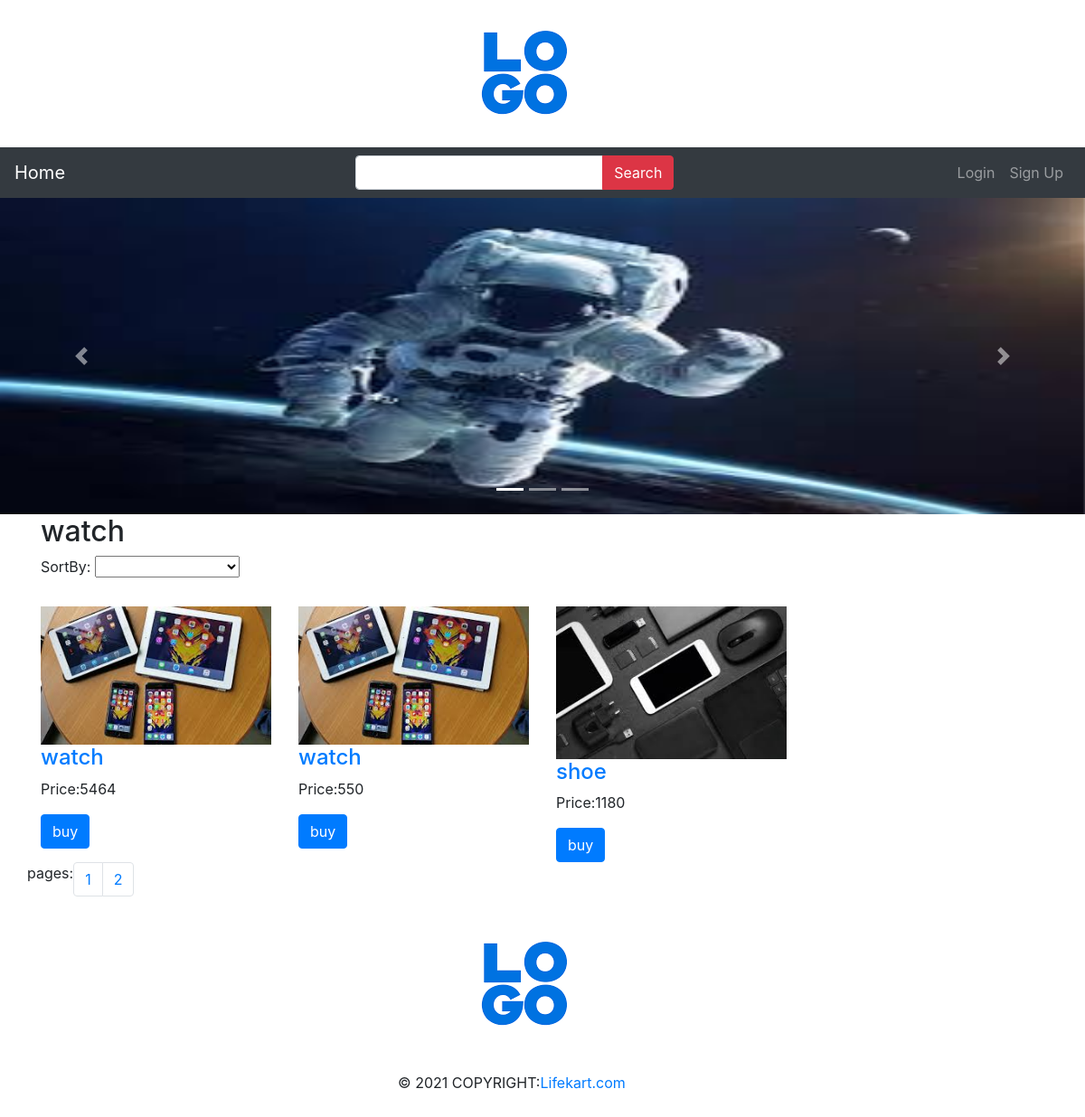
/User_login/category.php?page=category&id=7, run on the app's committed database.
### tables this page shows
CREATE TABLE `slider` (
  `id` int NOT NULL,
  `imageName` varchar(255) NOT NULL,
  `link` varchar(255) NOT NULL
);

CREATE TABLE `category_info` (
  `id` int NOT NULL,
  `CName` varchar(255) NOT NULL,
  `image` varchar(255) NOT NULL,
  `description` varchar(255) NOT NULL,
  `create_at` date NOT NULL,
  `update_at` date NOT NULL
);

CREATE TABLE `Product_info` (
  `Id` int NOT NULL,
  `pname` varchar(255) NOT NULL,
  `category` int NOT NULL,
  `SKU` int NOT NULL,
  `image` varchar(255) NOT NULL,
  `price` int NOT NULL,
  `description` varchar(255) NOT NULL,
  `video` varchar(255) NOT NULL,
  `qty` int NOT NULL,
  `Status` varchar(255) NOT NULL,
  `create_at` date NOT NULL,
  `update_at` date NOT NULL
);

### User_login/class.php (called while the page is built, shortened)
<?php
class database {
     function __construct() {
        $this->con = mysqli_connect(self::host,self::user,self::pass);
        $this->db =mysqli_select_db($this->con,self::db_name);
        return $this->con;
    }
}
class slider extends database{
    public function slidebar()
    {
        $query="select * from slider";
        $result=mysqli_query($this->con,$query);
        while($array=mysqli_fetch_row($result)){
            $data[]=$array;
        }
        return $data;
    }
}
class product_details extends database{
    public function product_info($id,$order,$page_id)
    {
        $perPage = 3;
        if(isset($page_id)){$page=$page_id;}else{$page=1;};
        $start_from=($page-1)* $perPage;
        if ($order == 1) {
          $query="select * from Product_info where category =$id order by price ASC LIMIT $start_from,$perPage";
            $result2=mysqli_query($this->con,$query);
            while($array=mysqli_fetch_row($result2)){
                $data[]=$array;
            }
            return $data;
            }else {
                $query="select * from Product_info where category =".$id." LIMIT $start_from,$perPage";
                $result2=mysqli_query($this->con,$query);
                while($array=mysqli_fetch_row($result2)){
                    $data[]=$array;
                }
                return $data;
                }
        }
        public function Pagination($id)
        {
            $perPage = 3;
            $query = "select * from Product_info where category =".$id;
            $result = mysqli_query($this->con, $query);
            $totalRecords = mysqli_num_rows($result);
            $totalPages = ceil($totalRecords/$perPage);
            return $totalPages;
        }
}
class category_main extends database {
    public function category_info($id)
    {
       $query="select * from category_info where id=".$id;
        $result=mysqli_query($this->con,$query);
        while($category=mysqli_fetch_row($result)){
            $data=$category;
        }
        return $data;
    }
}
?>

### User_login/product.php (the view, shortened to what this page needs)
        <div class='row'>
            <?php
			$order = (int)$_GET['id'];
			$id=$category[0];
			$productM=new product_details();
			$rows=$productM->product_info($id,$order,$page_id);
			foreach ($rows as $array) {
            $var=unserialize($array[4]);
			if($array[9] =='Enable'){
	   ?>
						<div class="col-sm-3">
							<div class="thumb-wrapper">
								<div class="img-box">
                                <img src="http://localhost/lifekart/User_login/images/<?php echo $var[0];?>" alt="" class="img-fluid" style= "width:100%" >
								</div>
								<div class="thumb-content">
									<h4><a href="http://localhost/lifekart/User_login/productDetails.php?page=array&id=<?php echo $array[0]?>"><?php echo $array[1];?></a></h4>
									<p class="item-price">Price:<?php echo $array[5];?></p>
									<a href="http://localhost/lifekart/User_login/productDetails.php?page=array&id=<?php echo $array[0]?>" class="btn btn-primary">buy </a>
								</div>
							</div>
						</div>
				 <?php }
				 }?>
</div>

### User_login/category.php (shortened to what this page needs)
<?php
include 'header.php';
include 'logo.php';
?>
<body>
<?php
include 'navbar.php';
?>
<div class="text-center">
 <?php
 include 'slidebar.php';
 ?>
</div>
<body>
<div class="container">
	<div class="row">
		<div class="col-md-12">
        <?php
        $id = (int)$_GET['id'];
        $categoryGet=new category_main();
        $category=$categoryGet->category_info($id);
            ?>
				<div>
                <h2><?php echo $category[1];?></h2>
                <label for="dropdown">SortBy:</label>
                    <select name="dropdown" id="dropdown">
                    <option value="0"></option>
                    <option value="1">Price:low to high</option>
                    </select>
				<?php include 'product.php';?>
            </div>
        </div>
        <?php
        $id= (int)$_GET['id'];
        ?>
        <label for="page">pages:</label>
        <nav aria-label="Page navigation example ">
        <ul class="pagination pg-blue justify-content-end">
        <?php
        $pageGet=new product_details();
        $page=$pageGet->Pagination($id);
        $i=1;
        while($i<=$page){
        ?>
        <li class="page-item" id="totalPages"><a class="page-link totalPages"><?php echo $i; ?></a></li>
        <?php $i++; }  ?>
            </ul>
        </nav>
	</div>
</div>
<div class="footer">
<?php
include 'footer.php';
 ?>
</div>
</body>
</html>

### User_login/slidebar.php (shortened to what this page needs)
<?php
include 'header.php';
include 'class.php';
?>
<body>
<div id="demo" class="carousel slide" data-ride="carousel">
  <ul class="carousel-indicators">
    <li data-target="#demo" data-slide-to="0" class="active"></li>
    <li data-target="#demo" data-slide-to="1"></li>
    <li data-target="#demo" data-slide-to="2"></li>
  </ul>
  <div class="carousel-inner">
 <?php
        $i=0;
       $slide= new slider();
       $rows=$slide->slidebar();
        foreach($rows as $array){
        if($i==0){?>
    <div class="carousel-item active">
     <a href="<?php echo $array[2];?>"><img src="http://localhost/lifekart/Admin_login/uploads/<?php echo $array[1];?>" alt="" style= "width:100%" ></a>
    </div>
<?php $i++; }else{?>
<?php $i++; }
   }
   ?>
  </div>
  <a class="carousel-control-prev" href="#demo" data-slide="prev">
    <span class="carousel-control-prev-icon"></span>
  </a>
  <a class="carousel-control-next" href="#demo" data-slide="next">
    <span class="carousel-control-next-icon"></span>
  </a>
</div>
</body>
</html>

### data on the page
slider: imageName (picture)
category_info: CName "watch"
product_info: pname "watch", price "5464"
product_info: pname "watch", price "550"
product_info: shows a picture, pname "shoe", price "1180"
